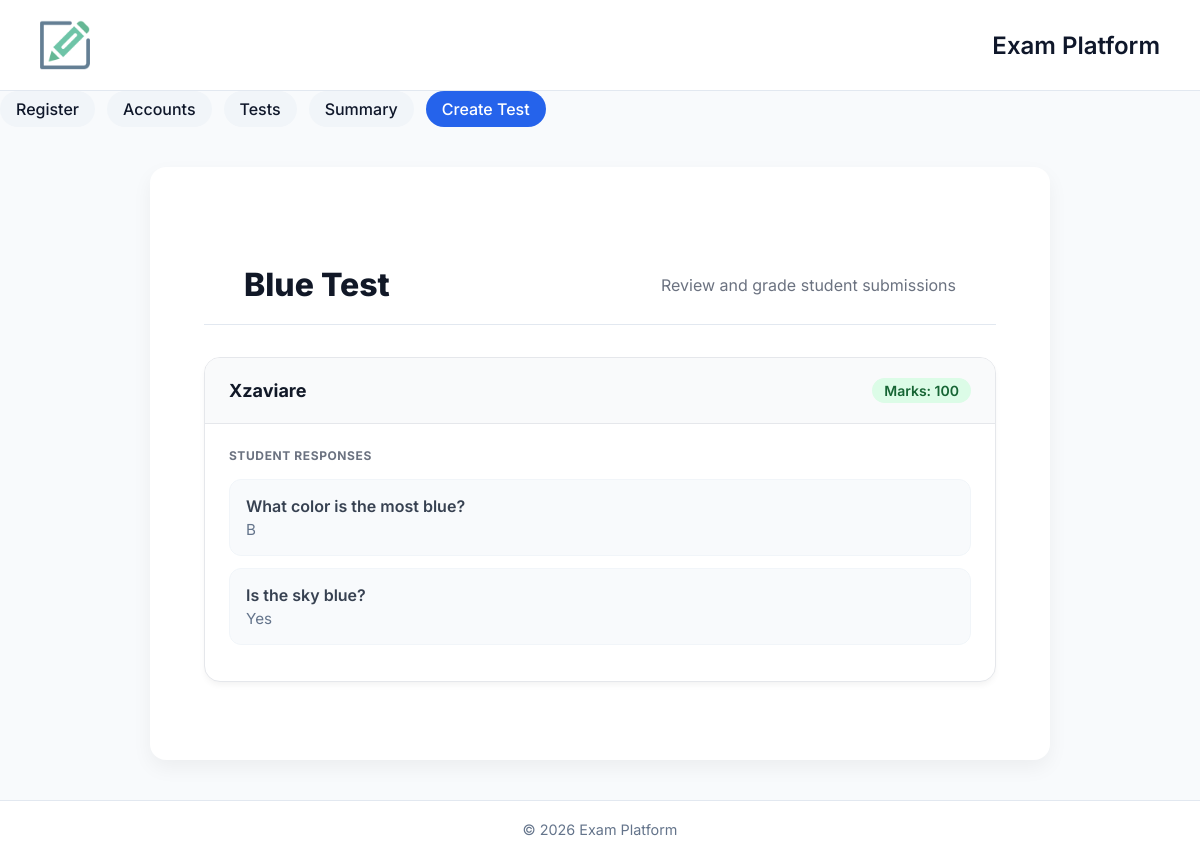
/test/1/submissions, run on the app's committed database.
### app/models/test.py (models this page shows)
class Test(db.Model):
    __tablename__ = "tests"
    id = db.Column(db.Integer, primary_key=True)
    title = db.Column(db.String(255))
    teacher_id = db.Column(db.Integer, db.ForeignKey("users.id"))
    is_timed = db.Column(db.Boolean, default=False)
    duration = db.Column(db.Integer, nullable=True)
    created_at = db.Column(db.DateTime, default=db.func.current_timestamp())
    teacher = db.relationship("User", back_populates="tests_created")
    questions = db.relationship("Question", back_populates="test", lazy=True)
    submissions = db.relationship("Submission", back_populates="test", lazy=True)

### app/models/submission.py (models this page shows)
class Submission(db.Model):
    __tablename__ = "submissions"
    id = db.Column(db.Integer, primary_key=True)
    test_id = db.Column(db.Integer, db.ForeignKey("tests.id"))
    student_id = db.Column(db.Integer, db.ForeignKey("users.id"))
    marks = db.Column(db.Integer)
    graded_by = db.Column(db.Integer, db.ForeignKey("users.id"))
    submitted_at = db.Column(db.DateTime, default=db.func.current_timestamp())
    is_late = db.Column(db.Boolean, default=False)
    test = db.relationship("Test", back_populates="submissions")
    student = db.relationship("User", back_populates="submissions", foreign_keys=[student_id])
    grader = db.relationship("User", back_populates="graded_submissions", foreign_keys=[graded_by])
    answers = db.relationship("Answer", back_populates="submission", lazy=True)

### app/models/user.py (models this page shows)
class User(db.Model):
    __tablename__ = "users"
    id = db.Column(db.Integer, primary_key=True)
    name = db.Column(db.String(100))
    email = db.Column(db.String(100))
    role = db.Column(db.Enum("student", "teacher"))
    created_at = db.Column(db.DateTime, default=db.func.current_timestamp())
    submissions = db.relationship("Submission", back_populates="student", foreign_keys="Submission.student_id")
    graded_submissions = db.relationship("Submission", back_populates="grader", foreign_keys="Submission.graded_by")
    tests_created = db.relationship("Test", back_populates="teacher")

### app/models/answer.py (models this page shows, shortened)
class Answer(db.Model):
    __tablename__ = "answers"
    id = db.Column(db.Integer, primary_key=True)
    submission_id = db.Column(db.Integer, db.ForeignKey("submissions.id"), nullable=False)
    question_id = db.Column(db.Integer, db.ForeignKey("questions.id"), nullable=False)
    answer_text = db.Column(db.Text, nullable=False)
    submission = db.relationship("Submission", back_populates="answers")
    question = db.relationship("Question", back_populates="answers")

### app/models/question.py (models this page shows)
class Question(db.Model):
    __tablename__ = "questions"
    id = db.Column(db.Integer, primary_key=True)
    test_id = db.Column(db.Integer, db.ForeignKey("tests.id"))
    question_text = db.Column(db.Text)
    type = db.Column(db.Enum('open', 'mcq'), default='open')  # now supports MCQ
    option_a = db.Column(db.String(255))
    option_b = db.Column(db.String(255))
    option_c = db.Column(db.String(255))
    option_d = db.Column(db.String(255))
    correct_answer = db.Column(db.String(1))  # 'A', 'B', 'C', or 'D'
    test = db.relationship("Test", back_populates="questions")
    answers = db.relationship("Answer", back_populates="question", lazy=True)

### app/routes/routes.py (the view)
@bp.route("/test/<int:test_id>/submissions")
def view_submissions(test_id):
    test = Test.query.get_or_404(test_id)
    submissions = Submission.query.filter_by(test_id=test.id).all()
    return render_template("submissions.html", test=test, submissions=submissions)

### app/templates/submissions.html (shortened to what this page needs)
{% extends "base.html" %}
{% block content %}
<div class="submissions-container">
    <header class="page-header">
        <h1 class="page-title">{{ test.title }}</h1>
        <p style="color: #6b7280;">Review and grade student submissions</p>
    </header>
    <div class="submissions-list">
        {% for submission in submissions %}
        <div class="submission-card">
            <div class="card-header">
                <div class="student-info">
                    <h3>{{ submission.student.name }}</h3>
                </div>
                <div class="grade-info">
                    <span class="badge {% if submission.marks %}badge-graded{% else %}badge-pending{% endif %}">
                        Marks: {{ submission.marks or "Not graded" }}
                    </span>
                </div>
            </div>
            <div class="answers-section">
                <h4 class="answers-title">Student Responses</h4>
                {% for answer in submission.answers %}
                <div class="answer-item">
                    <span class="question-text">{{ answer.question.question_text }}</span>
                    <p class="answer-text">{{ answer.answer_text }}</p>
                </div>
                {% endfor %}
            </div>
        </div>
        {% else %}
        <div class="submission-card empty-state">
            No submissions found for this test yet.
        </div>
        {% endfor %}
    </div>
</div>
{% endblock %}

### app/templates/base.html (style rules this page uses)
* { margin: 0; padding: 0; box-sizing: border-box; font-family: 'Inter', sans-serif; }
body { background: #f8fafc; color: #0f172a; min-height: 100vh; display: flex; flex-direction: column; }
header { background: #ffffff; padding: 20px 40px; display: flex; justify-content: space-between; align-items: center; border-bottom: 1px solid #e2e8f0; }
h1 { font-size: 1.5rem; font-weight: 600; }

### app/templates/submissions.html (style rules this page uses)
.submissions-container { max-width: 900px; margin: 3rem auto; padding: 0 1.5rem; font-family: 'Inter', system-ui, -apple-system, sans-serif; }
.page-header { margin-bottom: 2rem; }
.page-title { font-size: 2rem; font-weight: 800; color: #111827; margin: 0; }
.submission-card { background: white; border-radius: 1rem; border: 1px solid #e5e7eb; box-shadow: 0 4px 6px -1px rgba(0, 0, 0, 0.05); margin-bottom: 2rem; overflow: hidden; }
.card-header { padding: 1.25rem 1.5rem; background: #f9fafb; border-bottom: 1px solid #e5e7eb; display: flex; justify-content: space-between; align-items: center; }
.student-info h3 { margin: 0; font-size: 1.125rem; font-weight: 700; color: #111827; }
.grade-info { display: flex; align-items: center; gap: 1rem; }
.badge { padding: 0.25rem 0.75rem; border-radius: 9999px; font-size: 0.875rem; font-weight: 600; }
.badge-graded { background: #dcfce7; color: #166534; }
.answers-section { padding: 1.5rem; }
.answers-title { font-size: 0.75rem; font-weight: 700; text-transform: uppercase; letter-spacing: 0.05em; color: #6b7280; margin-bottom: 1rem; }
.answer-item { background: #f8fafc; border: 1px solid #f1f5f9; border-radius: 0.75rem; padding: 1rem; margin-bottom: 0.75rem; }
.question-text { font-weight: 600; color: #374151; display: block; margin-bottom: 0.25rem; }
.answer-text { color: #64748b; font-size: 0.95rem; }

### data on the page
Test: title "Blue Test"
Submission: student.name "Xzaviare", marks "100"
Answer: question.question_text "What color is the most blue?", answer_text "B"
Answer: question.question_text "Is the sky blue?", answer_text "Yes"
